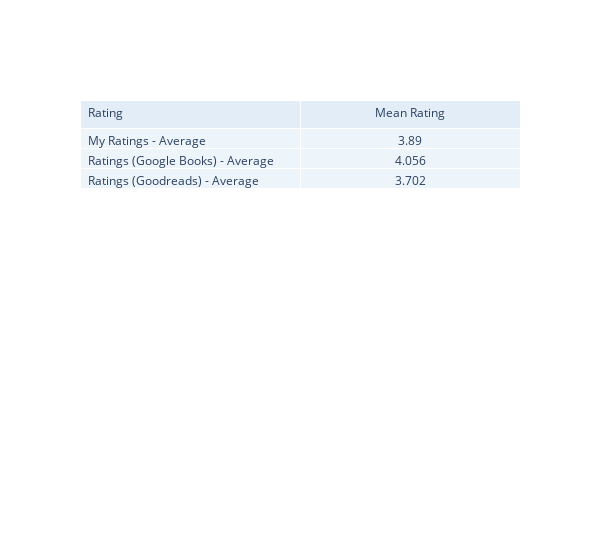

Notebook cell for this chart:
### Code cell
from apps.viz import create_rating_table

# Call the function to create the rating table
rating_table = create_rating_table(myreads)

# Display the table
rating_table.show()

### Figure 1 — Plotly figure (JSON) as saved in the notebook; plotly's stock layout.template omitted (floating-point values rounded to 4 significant figures)
{"data": [{"cells": {"align": ["left", "center"], "fill": {"color": "rgba(220, 235, 245, 0.5)"}, "values": [["My Ratings - Average", "Ratings (Google Books) - Average", "Ratings (Goodreads) - Average"], [3.89, 4.056, 3.702]]}, "header": {"align": ["left", "center"], "fill": {"color": "rgba(200, 220, 240, 0.5)"}, "values": ["Rating", "Mean Rating"]}, "type": "table"}], "layout": {"plot_bgcolor": "white", "width": 600}}
